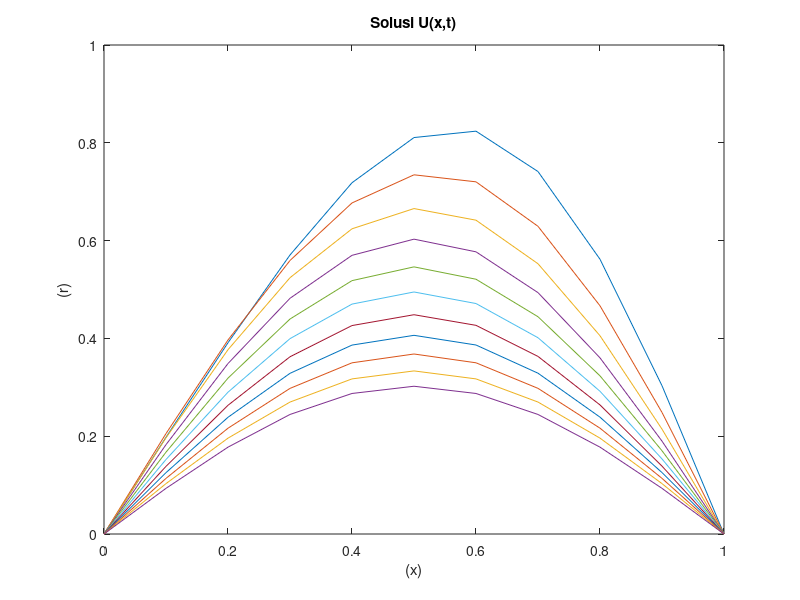

Write MATLAB code to recreate this figure.
clc, clear;
format long;
x=0:0.1:1;
t=0:0.01:0.1;

uu = @(x, t) (0.810745552739333 .* sin(1 .*pi .*x) .* exp(-(1 .*(pi .^2) .*t)))...
+ (0.000646132462383 .* sin(2 .* pi .* x) .* exp(-(4 .* (pi .^2) .*t)))...
+ (-0.090369779948953 .* sin(2 .* pi .* x) .* exp(-(9 .* (pi .^2) .*t)))...
+ (-0.000000000819471 .* sin(2 .* pi .* x) .* exp(-(16 .* (pi .^2) .*t)));

r = uu(x',t);

figure(1);
plot(x, r);
title('Solusi U(x,t)');
ylabel('(r)');
xlabel('(x)');
